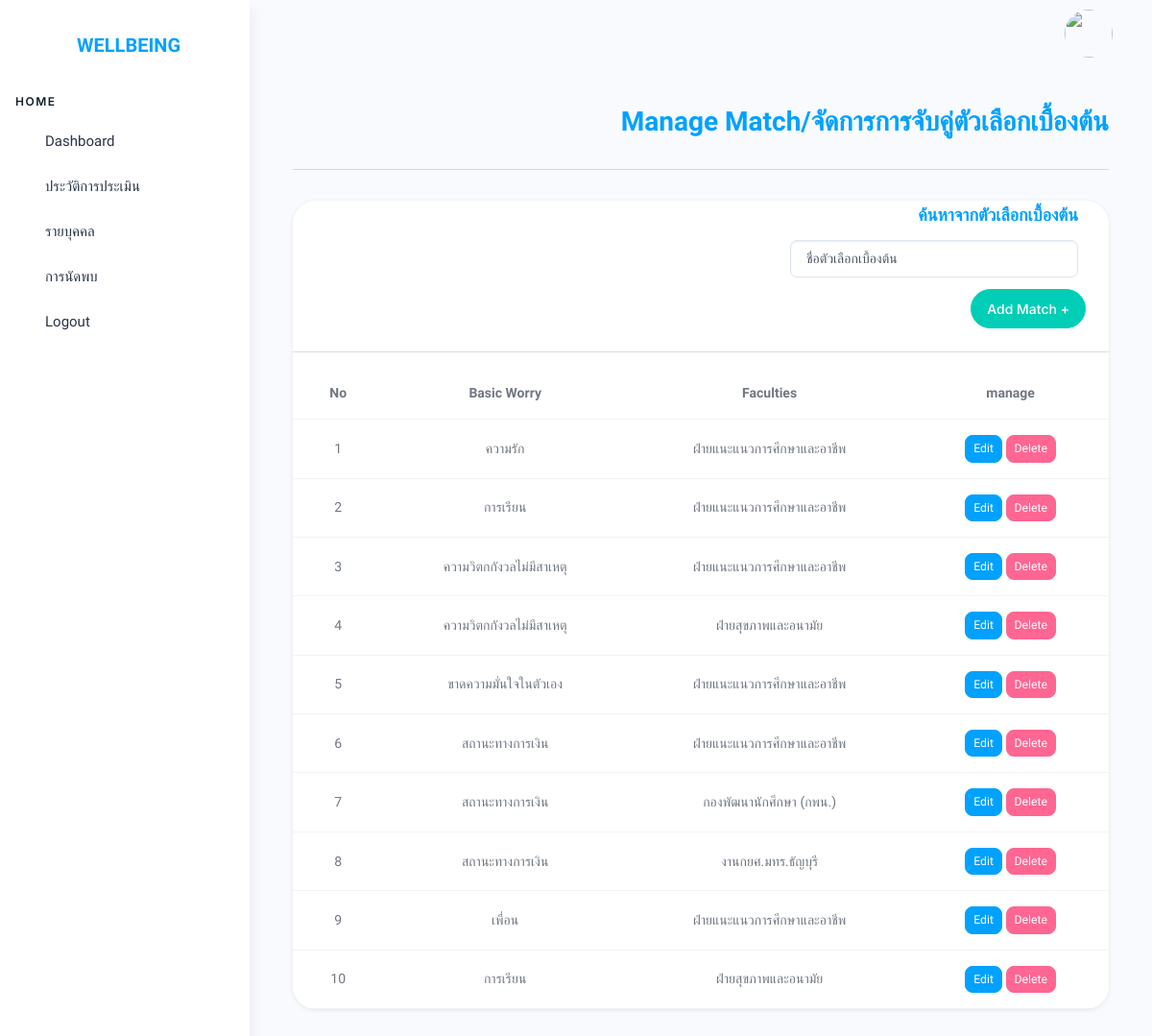
Page /src/php/manage_match.php on the committed database.
### tables this page shows
CREATE TABLE `match_worry_fac` (
  `id` int(11) NOT NULL,
  `basic_worry_id` int(11) DEFAULT NULL,
  `faculties_id` int(11) DEFAULT NULL,
  `createdAt` datetime NOT NULL,
  `updatedAt` datetime NOT NULL
);

CREATE TABLE `basic_worry` (
  `id` int(11) NOT NULL,
  `nameWorry` varchar(255) NOT NULL,
  `createdAt` datetime NOT NULL,
  `updatedAt` datetime NOT NULL,
  `nameWorryEng` varchar(255) DEFAULT NULL
);

CREATE TABLE `faculties` (
  `id` int(11) NOT NULL,
  `faculties` varchar(255) NOT NULL,
  `phone` varchar(255) DEFAULT NULL,
  `createdAt` datetime NOT NULL,
  `updatedAt` datetime NOT NULL
);

### src/php/manage_match.php (the view, shortened to what this page needs)
<?php
require 'connect.php';
$sql = "SELECT m.id, b.nameWorry AS nameWorry, f.faculties AS faculties
    FROM match_worry_fac m
    JOIN basic_worry b ON m.basic_worry_id = b.id
    JOIN faculties f ON m.faculties_id = f.id";
$stmt = $conn->query($sql);
$result = $stmt->fetchAll(PDO::FETCH_ASSOC);
?>
<!doctype html>
<html lang="en">
<!doctype html>
<html lang="en">
<head>
    <link rel="stylesheet" href="../assets/css/styles.min.css" />
    <link rel="stylesheet" href="../assets/css/addQ.css" />
    <link rel="stylesheet" href="../assets/css/notification.css">
</head>
<body>
    <div class="page-wrapper" id="main-wrapper" data-layout="vertical" data-navbarbg="skin6" data-sidebartype="full"
        data-sidebar-position="fixed" data-header-position="fixed">
        <?php include 'sidebar.php'; ?>
        <div class="body-wrapper">
            <?php include 'header.php'; ?>
            <div class="body-wrapper-inner">
                <div class="container-fluid">
                    <h2 class="head-topic text-primary pb-3">Manage Match/จัดการการจับคู่ตัวเลือกเบื้องต้น</h2>
                    <hr class="p-md-2">
                    <div class="row">
                        <div class="col-lg-12 d-flex align-items-stretch">
                            <div class="card w-100 overflow-hidden">
                                <div class="card-body py-1 d-flex align-items-center justify-content-end mb-1">
                                    <h4 class="fs- mb-1 card-title text-primary me-2">ค้นหาจากตัวเลือกเบื้องต้น</h4>
                                </div>
                                <div class="card-body py-1 d-flex align-items-center justify-content-end mb-1">
                                    <input type="text" id="searchInput" class="form-control w-20 me-2"
                                        placeholder="ชื่อตัวเลือกเบื้องต้น">
                                </div>
                                <div class="card-body py-1 d-flex align-items-center justify-content-end mb-1">
                                    <button type="button" class="btn btn-success" data-bs-toggle="modal"
                                        data-bs-target="#addMatchModal">
                                        Add Match +
                                    </button>
                                </div>
                                <hr>
                                <div data-simplebar class="position-relative">
                                    <div id="searchResult" class="table-responsive products-tabel" data-simplebar>
                                        <table class="table text-nowrap mb-0 align-middle table-hover">
                                            <thead class="fs-4">
                                                <tr>
                                                    <th class="fs-3">No</th>
                                                    <th class="fs-3">Basic Worry</th>
                                                    <th class="fs-3">Faculties</th>
                                                    <th class="fs-3">manage</th>
                                                </tr>
                                            </thead>
                                            <tbody>
                                                <?php $count = 1;
                                                if ($result): ?>
                                                    <?php foreach ($result as $row): ?>
                                                        <tr>
                                                            <td><?= htmlspecialchars($count++); ?></td>
                                                            <td><?= htmlspecialchars($row['nameWorry']); ?></td>
                                                            <td><?= htmlspecialchars($row['faculties']); ?></td>
                                                            <td>
                                                                <button class="btn btn-primary btn-sm edit-btn">Edit</button>
                                                                <button class="btn btn-danger btn-sm delete-btn"
                                                                    data-id="<?= $row['id']; ?>">Delete</button>
                                                            </td>
                                                        </tr>
                                                    <?php endforeach; ?>
                                                <?php else: ?>
                                                    <tr>
                                                        <td colspan="8" class="text-center">ไม่มีข้อมูล</td>
                                                    </tr>
                                                <?php endif; ?>
                                            </tbody>
                                        </table>
                                    </div>
                                </div>
                            </div>
                        </div>
                    </div>
                </div>
            </div>
        </div>
    </div>
</body>
</html>

### src/assets/css/addQ.css (style rules this page uses)
.head-topic { text-align: end; }
td { text-align: center; }

### rows in the picture
match_worry_fac: basic_worry.nameWorry "ความรัก", faculties.faculties "ฝ่ายแนะแนวการศึกษาและอาชีพ"
match_worry_fac: basic_worry.nameWorry "การเรียน", faculties.faculties "ฝ่ายแนะแนวการศึกษาและอาชีพ"
match_worry_fac: basic_worry.nameWorry "ความวิตกกังวลไม่มีสาเหตุ", faculties.faculties "ฝ่ายแนะแนวการศึกษาและอาชีพ"
match_worry_fac: basic_worry.nameWorry "ความวิตกกังวลไม่มีสาเหตุ", faculties.faculties "ฝ่ายสุขภาพและอนามัย"
match_worry_fac: basic_worry.nameWorry "ขาดความมั่นใจในตัวเอง", faculties.faculties "ฝ่ายแนะแนวการศึกษาและอาชีพ"
match_worry_fac: basic_worry.nameWorry "สถานะทางการเงิน", faculties.faculties "ฝ่ายแนะแนวการศึกษาและอาชีพ"
match_worry_fac: basic_worry.nameWorry "สถานะทางการเงิน", faculties.faculties "กองพัฒนานักศึกษา (กพน.)"
match_worry_fac: basic_worry.nameWorry "สถานะทางการเงิน", faculties.faculties "งานกยศ.มทร.ธัญบุรี"
match_worry_fac: basic_worry.nameWorry "เพื่อน", faculties.faculties "ฝ่ายแนะแนวการศึกษาและอาชีพ"
match_worry_fac: basic_worry.nameWorry "การเรียน", faculties.faculties "ฝ่ายสุขภาพและอนามัย"
